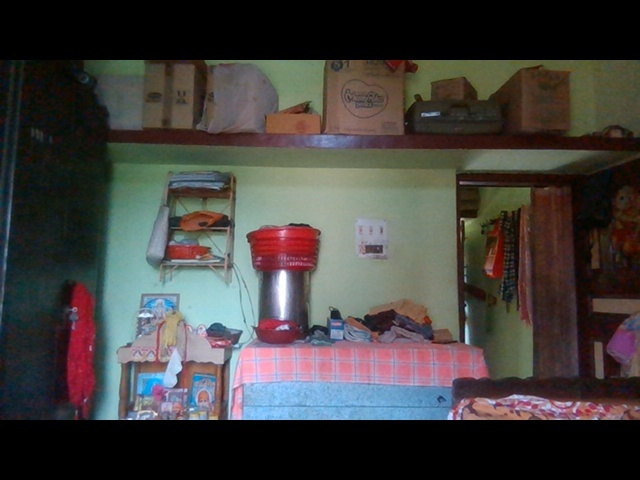
#> input picture image.jpg, 640 x 480 px, given in place of the camera
$ jupyter execute paintRealtime.ipynb
#> lines starting #> are read from the running program, lines starting #| are printed output that depends on the picture; after the words box and inside, x2 and y2 are one past the last pixel; in counts of white or black regions, pixels touching at a corner belong together
[cell 1]
import cv2
import numpy as np
import time

[cell 2]
# A required callback method that goes into the trackbar function.
def nothing(x):
    pass
# Initializing the webcam feed.
cap = cv2.VideoCapture(0)
cap.set(3,1280)
cap.set(4,720)
# Create a window named trackbars.
cv2.namedWindow("Trackbars")
# Now create 6 trackbars that will control the lower and upper range of
# H,S and V channels. The Arguments are like this: Name of trackbar,
# window name, range,callback function. For Hue the range is 0-179 and
# for S,V its 0-255.
cv2.createTrackbar("L - H", "Trackbars", 0, 179, nothing)
cv2.createTrackbar("L - S", "Trackbars", 0, 255, nothing)
cv2.createTrackbar("L - V", "Trackbars", 0, 255, nothing)
cv2.createTrackbar("U - H", "Trackbars", 179, 179, nothing)
cv2.createTrackbar("U - S", "Trackbars", 255, 255, nothing)
cv2.createTrackbar("U - V", "Trackbars", 255, 255, nothing)

while True:
    # Start reading the webcam feed frame by frame.
    ret, frame = cap.read()
#> frame is the input picture: shape (480, 640, 3); mean B, G, R 62.8, 64.8, 67.6
    if not ret:
        break
    # Flip the frame horizontally (Not required)
    frame = cv2.flip( frame, 1 )
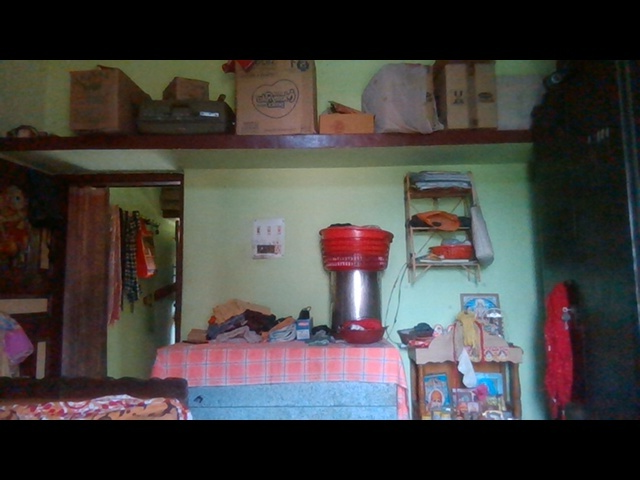
#> frame: shape (480, 640, 3); mean B, G, R 62.8, 64.8, 67.6
    # Convert the BGR image to HSV image.
    hsv = cv2.cvtColor(frame, cv2.COLOR_BGR2HSV)
#> hsv: shape (480, 640, 3); mean H, S, V 55.9, 73.7, 77
    # Get the new values of the trackbar in real time as the user changes
    # them
    l_h = cv2.getTrackbarPos("L - H", "Trackbars")
    l_s = cv2.getTrackbarPos("L - S", "Trackbars")
    l_v = cv2.getTrackbarPos("L - V", "Trackbars")
    u_h = cv2.getTrackbarPos("U - H", "Trackbars")
    u_s = cv2.getTrackbarPos("U - S", "Trackbars")
    u_v = cv2.getTrackbarPos("U - V", "Trackbars")
    # Set the lower and upper HSV range according to the value selected
    # by the trackbar
    lower_range = np.array([l_h, l_s, l_v])
    upper_range = np.array([u_h, u_s, u_v])
    # Filter the image and get the binary mask, where white represents
    # your target color
    mask = cv2.inRange(hsv, lower_range, upper_range)
#> mask: shape (480, 640); every value is 255
    # You can also visualize the real part of the target color (Optional)
    res = cv2.bitwise_and(frame, frame, mask=mask)
    # Converting the binary mask to 3 channel image, this is just so
    # we can stack it with the others
    mask_3 = cv2.cvtColor(mask, cv2.COLOR_GRAY2BGR)
#> mask_3: shape (480, 640, 3); every value is 255
    # stack the mask, orginal frame and the filtered result
    stacked = np.hstack((mask_3,frame,res))
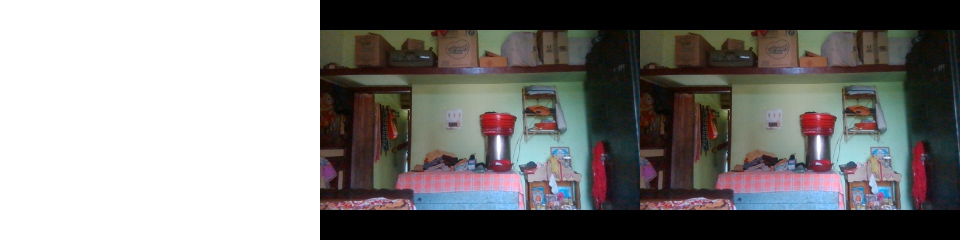
#> stacked: shape (480, 1920, 3) (shown at 1/2 size); mean B, G, R 126.9, 128.2, 130.1
    # Show this stacked frame at 40% of the size.
    cv2.imshow('Trackbars',cv2.resize(stacked,None,fx=0.4,fy=0.4))
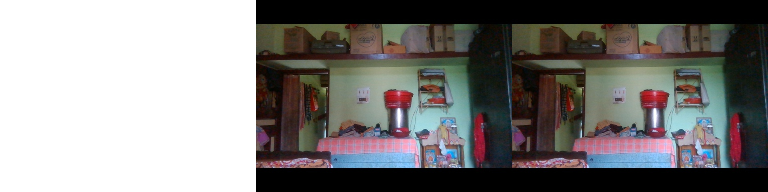
#> window 'Trackbars': shape (192, 768, 3); mean B, G, R 126.8, 128.1, 130
    # If the user presses ESC then exit the program
    key = cv2.waitKey(1)
#> (key Esc is pressed here)
    if key == 27:
        break

    # If the user presses `s` then print this array.

    if key == ord('s'):
        thearray = [[l_h,l_s,l_v],[u_h, u_s, u_v]]
        print(thearray)
        # Also save this array as penval.npy
        np.save('penval',thearray)
        break
# Release the camera & destroy the windows.

cap.release()
cv2.destroyAllWindows()

[cell 3]
# This variable determines if we want to load color range from memory
# or use the ones defined here.
load_from_disk = True

# If true then load color range from memory
if load_from_disk:
    penval = np.load('penval.npy')
#> (reads colourPen/penval.npy from the repository)

cap = cv2.VideoCapture(0)
cap.set(3,1280)
cap.set(4,720)

# Creating A 5x5 kernel for morphological operations
kernel = np.ones((5,5),np.uint8)

while(1):

    ret, frame = cap.read()
    if not ret:
        break

    frame = cv2.flip( frame, 1 )

    # Convert BGR to HSV
    hsv = cv2.cvtColor(frame, cv2.COLOR_BGR2HSV)

    # If you're reading from memory then load the upper and lower ranges
    # from there
    if load_from_disk:
            lower_range = penval[0]
            upper_range = penval[1]

    # Otherwise define your own custom values for upper and lower range.
    else:
       lower_range  = np.array([26,80,147])
       upper_range = np.array([81,255,255])

    mask = cv2.inRange(hsv, lower_range, upper_range)
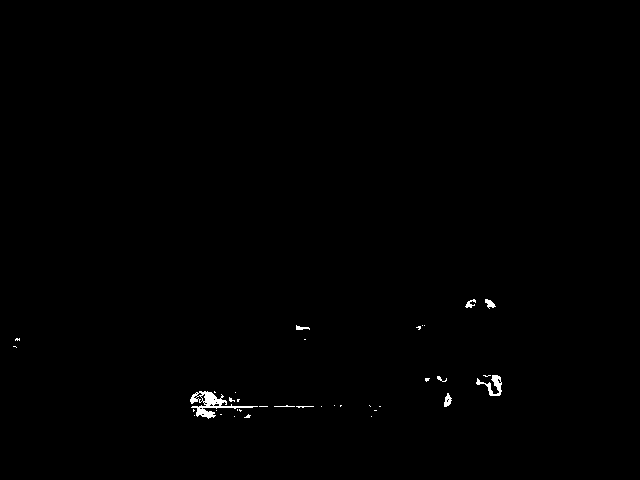
#> mask: shape (480, 640); 0.38% white; 37 white regions (28 under 20 px), largest, box (x1, y1, x2, y2) and area: (190, 391, 258, 419) 552, (476, 375, 502, 396) 210, (444, 393, 452, 407) 68

    # Perform the morphological operations to get rid of the noise.
    # Erosion Eats away the white part while dilation expands it.
    mask = cv2.erode(mask,kernel,iterations = 1)
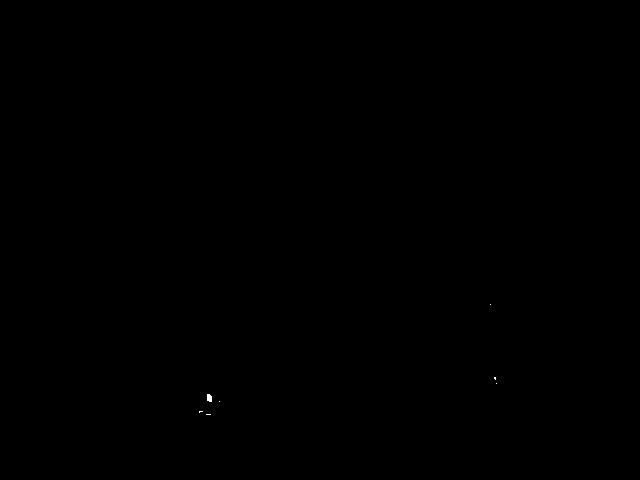
#> mask: shape (480, 640); 0.02% white; 7 white regions (6 under 20 px), largest, box (x1, y1, x2, y2) and area: (207, 394, 212, 402) 35
    mask = cv2.dilate(mask,kernel,iterations = 2)
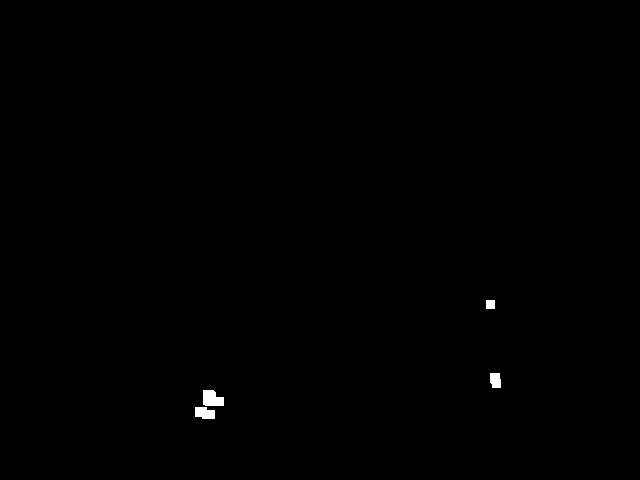
#> mask: shape (480, 640); 0.23% white; 4 white regions, box (x1, y1, x2, y2) and area: (203, 390, 224, 406) 275, (195, 407, 215, 419) 202, (490, 373, 501, 388) 150, (486, 300, 495, 309) 81

    res = cv2.bitwise_and(frame,frame, mask= mask)

    mask_3 = cv2.cvtColor(mask, cv2.COLOR_GRAY2BGR)
#> mask_3: shape (480, 640, 3); 0.23% white; 4 white regions

    # stack all frames and show it
    stacked = np.hstack((mask_3,frame,res))
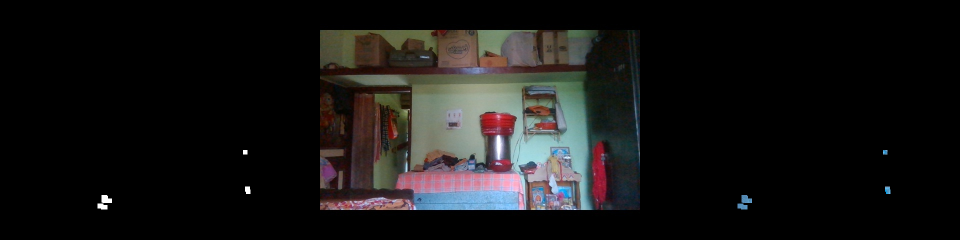
#> stacked: shape (480, 1920, 3) (shown at 1/2 size); mean B, G, R 21.3, 21.9, 22.8
    cv2.imshow('Trackbars',cv2.resize(stacked,None,fx=0.4,fy=0.4))
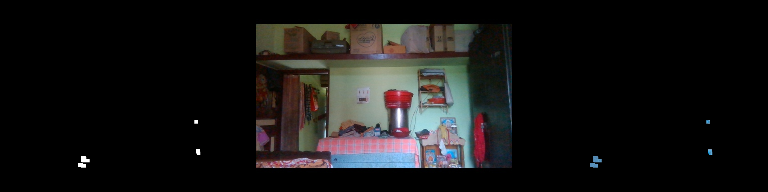
#> window 'Trackbars': shape (192, 768, 3); mean B, G, R 21.3, 21.9, 22.8

    k = cv2.waitKey(5) & 0xFF
#> (key Esc is pressed here)
    if k == 27:
        break

cv2.destroyAllWindows()
cap.release()

[cell 4]
# This variable determines if we want to load color range from memory
# or use the ones defined in the notebook.
load_from_disk = True

# If true then load color range from memory
if load_from_disk:
    penval = np.load('penval.npy')

cap = cv2.VideoCapture(0)
cap.set(3,1280)
cap.set(4,720)

# kernel for morphological operations
kernel = np.ones((5,5),np.uint8)

# set the window to auto-size so we can view this full screen.
cv2.namedWindow('image', cv2.WINDOW_NORMAL)

# This threshold is used to filter noise, the contour area must be
# bigger than this to qualify as an actual contour.
noiseth = 500

while(1):

    _, frame = cap.read()
    frame = cv2.flip( frame, 1 )

    # Convert BGR to HSV
    hsv = cv2.cvtColor(frame, cv2.COLOR_BGR2HSV)

    # If you're reading from memory then load the upper and lower
    # ranges from there
    if load_from_disk:
            lower_range = penval[0]
            upper_range = penval[1]

    # Otherwise define your own custom values for upper and lower range.
    else:
       lower_range  = np.array([26,80,147])
       upper_range = np.array([81,255,255])

    mask = cv2.inRange(hsv, lower_range, upper_range)

    # Perform the morphological operations to get rid of the noise
    mask = cv2.erode(mask,kernel,iterations = 1)
    mask = cv2.dilate(mask,kernel,iterations = 2)

    # Find Contours in the frame.
    contours, hierarchy = cv2.findContours(mask, cv2.RETR_EXTERNAL,
                                           cv2.CHAIN_APPROX_SIMPLE)
#> contours = 4 contours; box (x1, y1, x2, y2) and area: (203, 390, 224, 406) 241, (195, 407, 215, 419) 172, (490, 373, 501, 388) 126, (486, 300, 495, 309) 64

    # Make sure there is a contour present and also make sure its size
    # is bigger than noise threshold.
    if contours and cv2.contourArea(max(contours,
                               key = cv2.contourArea)) > noiseth:

        # Grab the biggest contour with respect to area
        c = max(contours, key = cv2.contourArea)

        # Get bounding box coordinates around that contour
        x,y,w,h = cv2.boundingRect(c)

        # Draw that bounding box
        cv2.rectangle(frame,(x,y),(x+w,y+h),(0,25,255),2)

    cv2.imshow('image',frame)

    k = cv2.waitKey(5) & 0xFF
#> (key Esc is pressed here)
    if k == 27:
        break

cv2.destroyAllWindows()
cap.release()

[cell 5]
load_from_disk = True
if load_from_disk:
    penval = np.load('penval.npy')

cap = cv2.VideoCapture(0)
cap.set(3,1280)
cap.set(4,720)

kernel = np.ones((5,5),np.uint8)

# Initializing the canvas on which we will draw upon
canvas = None

# Initilize x1,y1 points
x1,y1=0,0

# Threshold for noise
noiseth = 800

while(1):
    _, frame = cap.read()
    frame = cv2.flip( frame, 1 )

    # Initialize the canvas as a black image of the same size as the frame.
    if canvas is None:
        canvas = np.zeros_like(frame)

    # Convert BGR to HSV
    hsv = cv2.cvtColor(frame, cv2.COLOR_BGR2HSV)

    # If you're reading from memory then load the upper and lower ranges
    # from there
    if load_from_disk:
            lower_range = penval[0]
            upper_range = penval[1]

    # Otherwise define your own custom values for upper and lower range.
    else:
       lower_range  = np.array([26,80,147])
       upper_range = np.array([81,255,255])

    mask = cv2.inRange(hsv, lower_range, upper_range)

    # Perform morphological operations to get rid of the noise
    mask = cv2.erode(mask,kernel,iterations = 1)
    mask = cv2.dilate(mask,kernel,iterations = 2)

    # Find Contours
    contours, hierarchy = cv2.findContours(mask, cv2.RETR_EXTERNAL, cv2.CHAIN_APPROX_SIMPLE)

    # Make sure there is a contour present and also its size is bigger than
    # the noise threshold.
    if contours and cv2.contourArea(max(contours,
                                 key = cv2.contourArea)) > noiseth:

        c = max(contours, key = cv2.contourArea)
        x2,y2,w,h = cv2.boundingRect(c)

        # If there were no previous points then save the detected x2,y2
        # coordinates as x1,y1.
        # This is true when we writing for the first time or when writing
        # again when the pen had disappeared from view.
        if x1 == 0 and y1 == 0:
            x1,y1= x2,y2

        else:
            # Draw the line on the canvas
            canvas = cv2.line(canvas, (x1,y1),(x2,y2), [255,0,0], 4)

        # After the line is drawn the new points become the previous points.
        x1,y1= x2,y2

    else:
        # If there were no contours detected then make x1,y1 = 0
        x1,y1 =0,0

    # Merge the canvas and the frame.
    frame = cv2.add(frame,canvas)

    # Optionally stack both frames and show it.
    stacked = np.hstack((canvas,frame))
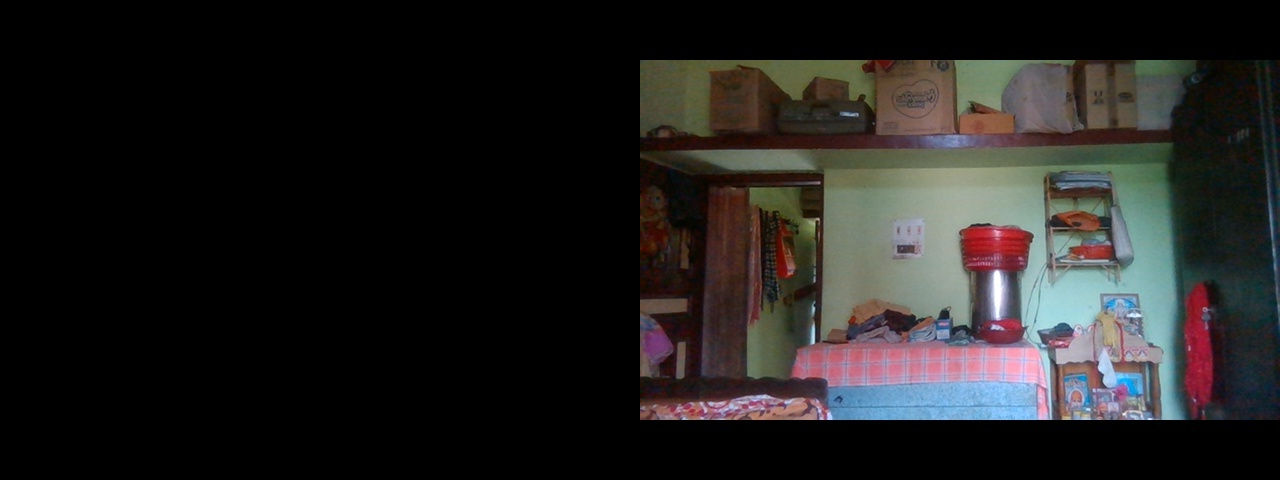
#> stacked: shape (480, 1280, 3); mean B, G, R 31.4, 32.4, 33.8
    cv2.imshow('Trackbars',cv2.resize(stacked,None,fx=0.6,fy=0.6))

    k = cv2.waitKey(1) & 0xFF
#> (key Esc is pressed here)
    if k == 27:
        break

    # When c is pressed clear the canvas
    if k == ord('c'):
        canvas = None

cv2.destroyAllWindows()
cap.release()
